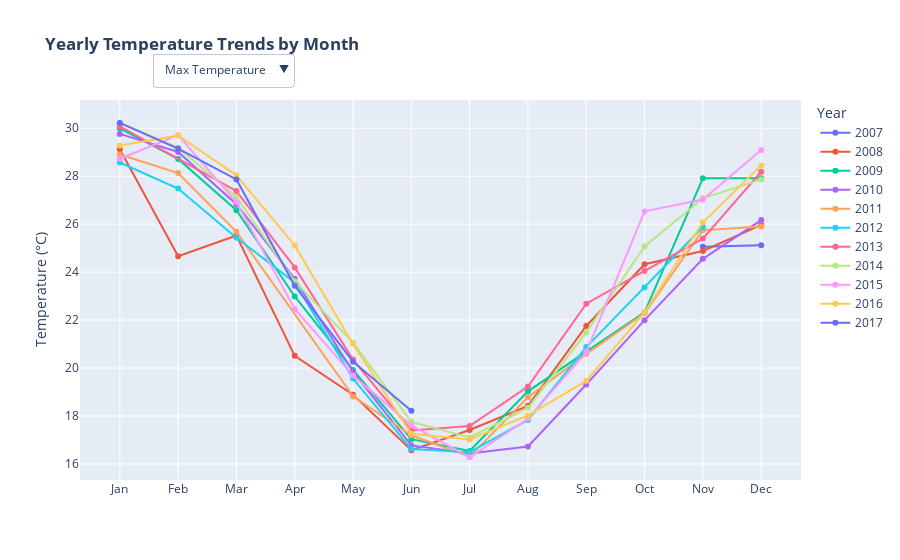

The notebook cell saved with this chart:
### Markdown cell above
From the line graph below, we can tell that the temperature over the years dont seem to really change drastically telling us that forest fires do not cause a significant increase in temperature across australia. so now we can rule out that biodiversity decrease are not caused by overal temperature in australia

### Code cell
df = pd.read_csv('weatherAUS.csv', parse_dates=['Date'])
df['RainToday'] = df['RainToday'].map({'No': 0, 'Yes': 1})
df['Year'] = df['Date'].dt.year
df['Month'] = df['Date'].dt.month

location_counts = df['Location'].value_counts().reset_index()



yearly_monthly = df.groupby(['Year', 'Month'])[['MinTemp', 'MaxTemp']].mean().reset_index()

fig3 = px.line(yearly_monthly, 
              x='Month', 
              y='MaxTemp',
              color='Year',
              title='<b>Yearly Temperature Trends by Month</b>',
              labels={'MaxTemp': 'Temperature (°C)', 'Month': ''},
              markers=True)

fig3.update_xaxes(
    tickvals=list(range(1,13)),
    ticktext=['Jan', 'Feb', 'Mar', 'Apr', 'May', 'Jun',
              'Jul', 'Aug', 'Sep', 'Oct', 'Nov', 'Dec']
)

fig3.update_layout(
    updatemenus=[
        dict(
            buttons=[
                dict(
                    args=[{"y": [yearly_monthly['MaxTemp']]}],
                    label="Max Temperature",
                    method="restyle"
                ),
                dict(
                    args=[{"y": [yearly_monthly['MinTemp']]}],
                    label="Min Temperature",
                    method="restyle"
                )
            ],
            direction="down",
            pad={"r": 10, "t": 10},
            showactive=True,
            x=0.1,
            xanchor="left",
            y=1.15,
            yanchor="top"
        )
    ]
)

fig3.update_layout(
    yaxis=dict(
        title="Temperature (°C)",
        showgrid=True
    )
)

fig3.show()

### Figure 1 — Plotly figure (JSON) as saved in the notebook; plotly's stock layout.template omitted (floating-point values rounded to 4 significant figures)
{"data": [{"hovertemplate": "Year=2007<br>=%{x}<br>Temperature (°C)=%{y}<extra></extra>", "legendgroup": "2007", "line": {"color": "#636efa", "dash": "solid"}, "marker": {"symbol": "circle"}, "mode": "markers+lines", "name": "2007", "orientation": "v", "showlegend": true, "type": "scatter", "x": [11, 12], "xaxis": "x", "y": [25.05, 25.12], "yaxis": "y"}, {"hovertemplate": "Year=2008<br>=%{x}<br>Temperature (°C)=%{y}<extra></extra>", "legendgroup": "2008", "line": {"color": "#EF553B", "dash": "solid"}, "marker": {"symbol": "circle"}, "mode": "markers+lines", "name": "2008", "orientation": "v", "showlegend": true, "type": "scatter", "x": [1, 2, 3, 4, 5, 6, 7, 8, 9, 10, 11, 12], "xaxis": "x", "y": [29.13, 24.66, 25.53, 20.51, 18.88, 16.57, 17.42, 18.42, 21.75, 24.33, 24.88, 25.97], "yaxis": "y"}, {"hovertemplate": "Year=2009<br>=%{x}<br>Temperature (°C)=%{y}<extra></extra>", "legendgroup": "2009", "line": {"color": "#00cc96", "dash": "solid"}, "marker": {"symbol": "circle"}, "mode": "markers+lines", "name": "2009", "orientation": "v", "showlegend": true, "type": "scatter", "x": [1, 2, 3, 4, 5, 6, 7, 8, 9, 10, 11, 12], "xaxis": "x", "y": [29.99, 28.72, 26.58, 22.98, 19.92, 17.03, 16.54, 19.03, 20.68, 22.32, 27.92, 27.92], "yaxis": "y"}, {"hovertemplate": "Year=2010<br>=%{x}<br>Temperature (°C)=%{y}<extra></extra>", "legendgroup": "2010", "line": {"color": "#ab63fa", "dash": "solid"}, "marker": {"symbol": "circle"}, "mode": "markers+lines", "name": "2010", "orientation": "v", "showlegend": true, "type": "scatter", "x": [1, 2, 3, 4, 5, 6, 7, 8, 9, 10, 11, 12], "xaxis": "x", "y": [29.76, 29.01, 26.83, 23.72, 19.84, 16.77, 16.44, 16.73, 19.31, 22.0, 24.55, 26.17], "yaxis": "y"}, {"hovertemplate": "Year=2011<br>=%{x}<br>Temperature (°C)=%{y}<extra></extra>", "legendgroup": "2011", "line": {"color": "#FFA15A", "dash": "solid"}, "marker": {"symbol": "circle"}, "mode": "markers+lines", "name": "2011", "orientation": "v", "showlegend": true, "type": "scatter", "x": [1, 2, 3, 5, 6, 7, 8, 9, 10, 11, 12], "xaxis": "x", "y": [28.9, 28.13, 25.68, 18.82, 17.19, 16.3, 18.78, 20.59, 22.28, 25.75, 25.9], "yaxis": "y"}, {"hovertemplate": "Year=2012<br>=%{x}<br>Temperature (°C)=%{y}<extra></extra>", "legendgroup": "2012", "line": {"color": "#19d3f3", "dash": "solid"}, "marker": {"symbol": "circle"}, "mode": "markers+lines", "name": "2012", "orientation": "v", "showlegend": true, "type": "scatter", "x": [1, 2, 3, 4, 5, 6, 7, 8, 9, 10, 11], "xaxis": "x", "y": [28.57, 27.49, 25.43, 23.57, 19.56, 16.62, 16.49, 17.84, 20.87, 23.36, 25.88], "yaxis": "y"}, {"hovertemplate": "Year=2013<br>=%{x}<br>Temperature (°C)=%{y}<extra></extra>", "legendgroup": "2013", "line": {"color": "#FF6692", "dash": "solid"}, "marker": {"symbol": "circle"}, "mode": "markers+lines", "name": "2013", "orientation": "v", "showlegend": true, "type": "scatter", "x": [1, 3, 4, 5, 6, 7, 8, 9, 10, 11, 12], "xaxis": "x", "y": [30.08, 27.38, 24.2, 20.35, 17.4, 17.58, 19.23, 22.68, 24.06, 25.4, 28.19], "yaxis": "y"}, {"hovertemplate": "Year=2014<br>=%{x}<br>Temperature (°C)=%{y}<extra></extra>", "legendgroup": "2014", "line": {"color": "#B6E880", "dash": "solid"}, "marker": {"symbol": "circle"}, "mode": "markers+lines", "name": "2014", "orientation": "v", "showlegend": true, "type": "scatter", "x": [1, 2, 3, 4, 5, 6, 7, 8, 9, 10, 11, 12], "xaxis": "x", "y": [30.23, 29.19, 27.14, 23.62, 21.06, 17.76, 17.11, 18.34, 21.49, 25.07, 27.08, 27.87], "yaxis": "y"}, {"hovertemplate": "Year=2015<br>=%{x}<br>Temperature (°C)=%{y}<extra></extra>", "legendgroup": "2015", "line": {"color": "#FF97FF", "dash": "solid"}, "marker": {"symbol": "circle"}, "mode": "markers+lines", "name": "2015", "orientation": "v", "showlegend": true, "type": "scatter", "x": [1, 2, 3, 4, 5, 6, 7, 8, 9, 10, 11, 12], "xaxis": "x", "y": [28.73, 29.71, 26.92, 22.46, 19.69, 17.61, 16.28, 17.88, 20.66, 26.53, 27.03, 29.1], "yaxis": "y"}, {"hovertemplate": "Year=2016<br>=%{x}<br>Temperature (°C)=%{y}<extra></extra>", "legendgroup": "2016", "line": {"color": "#FECB52", "dash": "solid"}, "marker": {"symbol": "circle"}, "mode": "markers+lines", "name": "2016", "orientation": "v", "showlegend": true, "type": "scatter", "x": [1, 2, 3, 4, 5, 6, 7, 8, 9, 10, 11, 12], "xaxis": "x", "y": [29.28, 29.7, 28.04, 25.11, 21.0, 17.26, 17.02, 18.03, 19.47, 22.32, 26.07, 28.45], "yaxis": "y"}, {"hovertemplate": "Year=2017<br>=%{x}<br>Temperature (°C)=%{y}<extra></extra>", "legendgroup": "2017", "line": {"color": "#636efa", "dash": "solid"}, "marker": {"symbol": "circle"}, "mode": "markers+lines", "name": "2017", "orientation": "v", "showlegend": true, "type": "scatter", "x": [1, 2, 3, 4, 5, 6], "xaxis": "x", "y": [30.22, 29.15, 27.86, 23.43, 20.27, 18.22], "yaxis": "y"}], "layout": {"legend": {"title": {"text": "Year"}, "tracegroupgap": 0}, "title": {"text": "<b>Yearly Temperature Trends by Month</b>"}, "updatemenus": [{"buttons": [{"args": [{"y": [[25.05, 25.12, 29.13, 24.66, 25.53, 20.51, 18.88, 16.57, 17.42, 18.42, 21.75, 24.33, 24.88, 25.97, 29.99, 28.72, 26.58, 22.98, 19.92, 17.03, 16.54, 19.03, 20.68, 22.32, 27.92, 27.92, 29.76, 29.01, 26.83, 23.72, 19.84, 16.77, 16.44, 16.73, 19.31, 22.0, 24.55, 26.17, 28.9, 28.13, 25.68, 18.82, 17.19, 16.3, 18.78, 20.59, 22.28, 25.75, 25.9, 28.57, 27.49, 25.43, 23.57, 19.56, 16.62, 16.49, 17.84, 20.87, 23.36, 25.88, 30.08, 27.38, 24.2, 20.35, 17.4, 17.58, 19.23, 22.68, 24.06, 25.4, 28.19, 30.23, 29.19, 27.14, 23.62, 21.06, 17.76, 17.11, 18.34, 21.49, 25.07, 27.08, 27.87, 28.73, 29.71, 26.92, 22.46, 19.69, 17.61, 16.28, 17.88, 20.66, 26.53, 27.03, 29.1, 29.28, 29.7, 28.04, 25.11, 21.0, 17.26, 17.02, 18.03, 19.47, 22.32, 26.07, 28.45, 30.22, 29.15, 27.86, 23.43, 20.27, 18.22]]}], "label": "Max Temperature", "method": "restyle"}, {"args": [{"y": [[11.75, 13.31, 15.35, 15.6, 14.12, 9.545, 6.969, 8.162, 7.756, 7.613, 11.23, 13.26, 15.19, 15.57, 16.99, 17.38, 15.14, 12.44, 9.588, 7.969, 6.864, 8.124, 9.525, 11.12, 15.6, 15.78, 17.33, 18.18, 16.1, 13.39, 9.363, 7.112, 6.962, 7.04, 9.228, 11.2, 13.93, 15.51, 17.87, 17.92, 15.82, 8.674, 7.346, 6.634, 7.878, 8.905, 11.66, 14.67, 15.24, 17.34, 16.82, 14.91, 12.49, 8.535, 7.339, 6.448, 6.608, 8.771, 10.54, 13.98, 17.39, 16.16, 12.72, 9.793, 8.113, 7.542, 8.104, 10.85, 11.42, 13.52, 15.53, 17.45, 17.35, 15.93, 13.37, 10.82, 8.501, 6.73, 7.022, 9.503, 11.98, 14.46, 16.18, 17.51, 17.82, 15.03, 12.35, 9.591, 7.924, 6.358, 7.324, 8.683, 13.29, 15.0, 16.32, 17.94, 17.53, 17.09, 13.75, 10.86, 8.665, 7.822, 7.541, 9.87, 10.69, 13.4, 16.25, 18.0, 17.16, 17.01, 12.38, 9.522, 7.146]]}], "label": "Min Temperature", "method": "restyle"}], "direction": "down", "pad": {"r": 10, "t": 10}, "showactive": true, "x": 0.1, "xanchor": "left", "y": 1.15, "yanchor": "top"}], "xaxis": {"anchor": "y", "domain": [0, 1], "ticktext": ["Jan", "Feb", "Mar", "Apr", "May", "Jun", "Jul", "Aug", "Sep", "Oct", "Nov", "Dec"], "tickvals": [1, 2, 3, 4, 5, 6, 7, 8, 9, 10, 11, 12], "title": {"text": ""}}, "yaxis": {"anchor": "x", "domain": [0, 1], "showgrid": true, "title": {"text": "Temperature (°C)"}}}}
